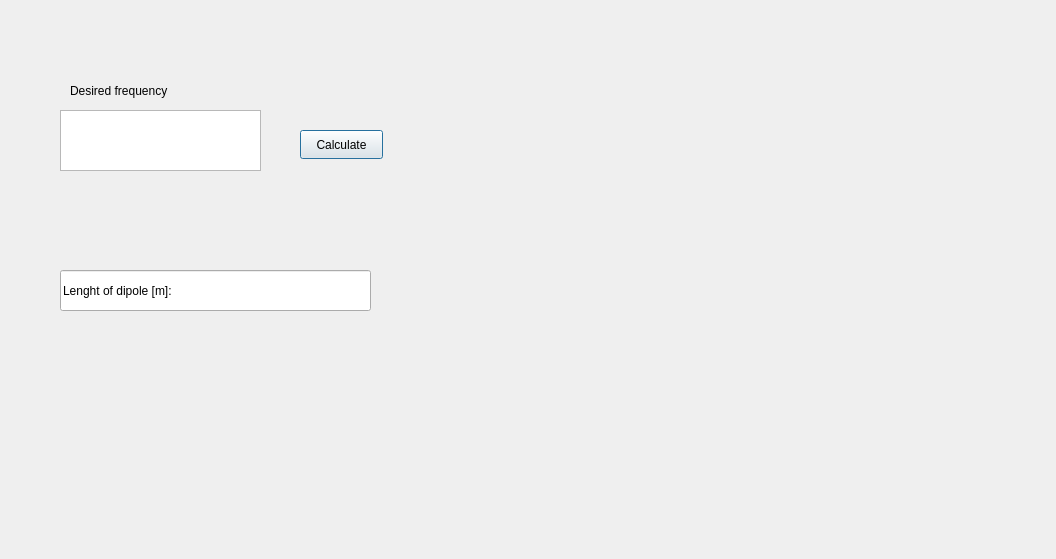
<?xml version="1.0" encoding="UTF-8"?>
<ui version="4.0">
 <class>dipoleDialog</class>
 <widget class="QDialog" name="dipoleDialog">
  <property name="geometry">
   <rect>
    <x>0</x>
    <y>0</y>
    <width>1056</width>
    <height>559</height>
   </rect>
  </property>
  <property name="windowTitle">
   <string>Dialog</string>
  </property>
  <widget class="QTextEdit" name="lambda">
   <property name="geometry">
    <rect>
     <x>60</x>
     <y>110</y>
     <width>201</width>
     <height>61</height>
    </rect>
   </property>
  </widget>
  <widget class="QLabel" name="label">
   <property name="geometry">
    <rect>
     <x>70</x>
     <y>80</y>
     <width>181</width>
     <height>21</height>
    </rect>
   </property>
   <property name="text">
    <string>Desired frequency</string>
   </property>
  </widget>
  <widget class="QPushButton" name="calculateDipoleButton">
   <property name="geometry">
    <rect>
     <x>300</x>
     <y>130</y>
     <width>83</width>
     <height>29</height>
    </rect>
   </property>
   <property name="text">
    <string>Calculate</string>
   </property>
  </widget>
  <widget class="QLineEdit" name="lineEdit">
   <property name="geometry">
    <rect>
     <x>60</x>
     <y>270</y>
     <width>311</width>
     <height>41</height>
    </rect>
   </property>
   <property name="text">
    <string>Lenght of dipole [m]: </string>
   </property>
  </widget>
 </widget>
 <resources/>
 <connections/>
</ui>
